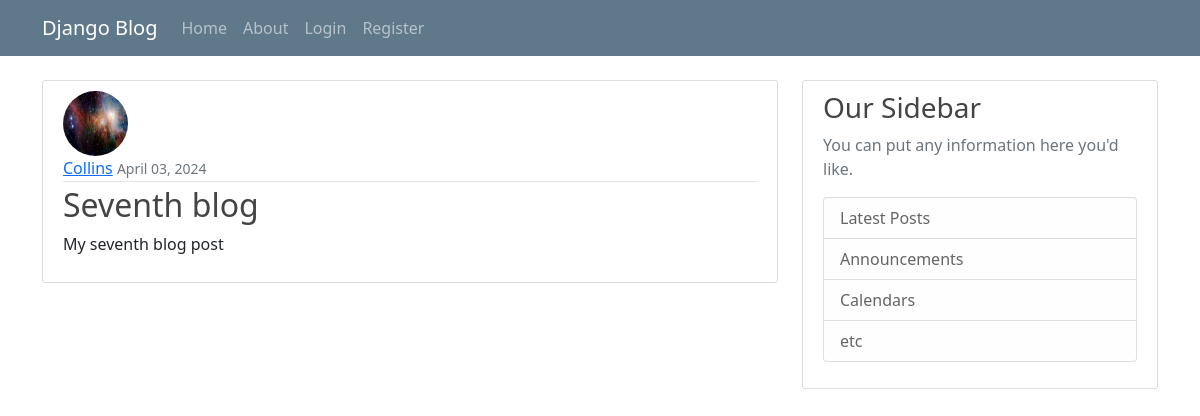
The page /post/8/ on the database its author committed.
### blog/models.py (models this page shows, shortened)
class Post(models.Model):
    title = models.CharField(max_length=100)
    content = models.TextField()
    date_posted = models.DateTimeField(default=timezone.now)
    author = models.ForeignKey(User, on_delete=models.CASCADE)

### users/models.py (models this page shows, shortened)
class Profile(models.Model):
    user = models.OneToOneField(User, on_delete=models.CASCADE)
    image = models.ImageField(default='default.jpg', upload_to='profile_pics')

### blog/views.py (the view)
# urls.py: path('post/<str:pk>/', PostDetailView.as_view(), name="post-detail"),
class PostDetailView(DetailView):
    model = Post

### blog/Templates/blog/post_detail.html (shortened to what this page needs)
{% extends "blog/base.html" %}
{% block content %}
  <article class="media content-section">
    <img class="rounded-circle article-img" src="{{ object.author.profile.image.url}}" alt="">
    <div class="media-body">
      <div class="article-metadata">
        <a class="mr-2" href="{% url "user-posts" object.author.username %}">{{ object.author }}</a>
          <small class="text-muted">{{ object.date_posted|date:"F d, Y" }}</small>
      </div>
      <h2 class="article-title">{{ object.title }}</h2>
      <p class="article-content">{{ object.content }}</p>
    </div>
  </article>
{% endblock content %}

### blog/static/blog/main.css (style rules this page uses)
body { background: #fafafa; color: #333333; margin-top: 5rem; }
h1, h2, h3, h4, h5, h6 { color: #444444; }
.content-section { background: #ffffff; padding: 10px 20px; border: 1px solid #dddddd; border-radius: 3px; margin-bottom: 20px; }
.article-title { color: #444444; }
.article-content { white-space: pre-line; }
.article-img { height: 65px; width: 65px; margin-right: 16px; }
.article-metadata { padding-bottom: 1px; margin-bottom: 4px; border-bottom: 1px solid #e3e3e3 }

### rows shown on the page
Post: author.profile.image (picture), author "Collins", date_posted "April 03, 2024", title "Seventh blog", content "My seventh blog post"
